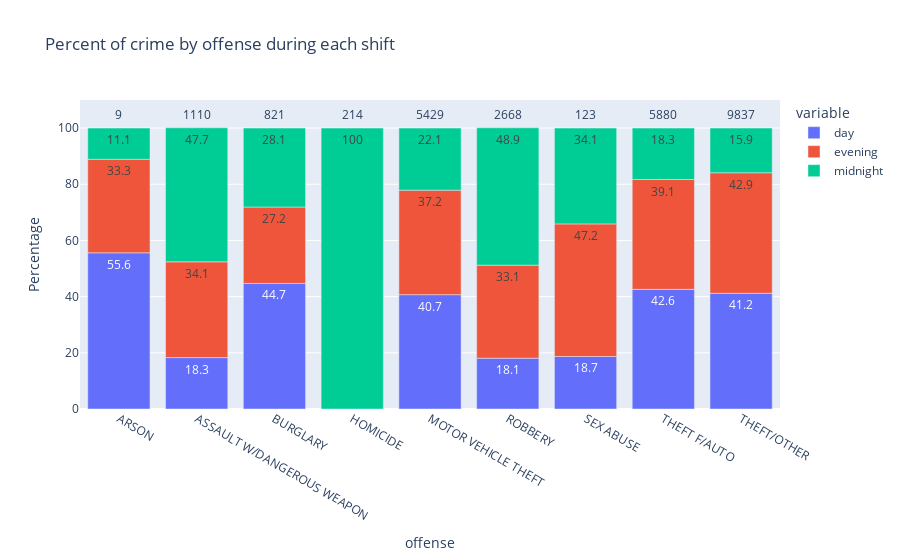

Source (notebook cell):
### Code cell
fig = px.bar(
    pivot_table_percent,
    x="offense",
    y=["day", "evening", "midnight"],
    title="Percent of crime by offense during each shift",
    text_auto=True,
    height=650,
    labels={'value': 'Percentage'},
)
fig.update_layout(
    yaxis=dict(
        range=[0, 110]  # Setting the y-axis range from 0 to the calculated max
    )
)
# Adding annotations for each bar
for index, row in pivot_table_percent.iterrows():
    fig.add_annotation(
        x=row['offense'],
        y=105,  # Adjust this offset as needed
        text=str(row['count']),
        showarrow=False,
        font=dict(size=12)
    )
fig.show()

### Figure 1 — Plotly figure (JSON) as saved in the notebook; plotly's stock layout.template omitted (floating-point values rounded to 4 significant figures)
{"data": [{"alignmentgroup": "True", "hovertemplate": "variable=day<br>offense=%{x}<br>Percentage=%{y}<extra></extra>", "legendgroup": "day", "marker": {"color": "#636efa", "pattern": {"shape": ""}}, "name": "day", "offsetgroup": "day", "orientation": "v", "showlegend": true, "textposition": "auto", "texttemplate": "%{y}", "type": "bar", "x": ["ARSON", "ASSAULT W/DANGEROUS WEAPON", "BURGLARY", "HOMICIDE", "MOTOR VEHICLE THEFT", "ROBBERY", "SEX ABUSE", "THEFT F/AUTO", "THEFT/OTHER"], "xaxis": "x", "y": [55.6, 18.3, 44.7, 0, 40.7, 18.1, 18.7, 42.6, 41.2], "yaxis": "y"}, {"alignmentgroup": "True", "hovertemplate": "variable=evening<br>offense=%{x}<br>Percentage=%{y}<extra></extra>", "legendgroup": "evening", "marker": {"color": "#EF553B", "pattern": {"shape": ""}}, "name": "evening", "offsetgroup": "evening", "orientation": "v", "showlegend": true, "textposition": "auto", "texttemplate": "%{y}", "type": "bar", "x": ["ARSON", "ASSAULT W/DANGEROUS WEAPON", "BURGLARY", "HOMICIDE", "MOTOR VEHICLE THEFT", "ROBBERY", "SEX ABUSE", "THEFT F/AUTO", "THEFT/OTHER"], "xaxis": "x", "y": [33.3, 34.1, 27.2, 0, 37.2, 33.1, 47.2, 39.1, 42.9], "yaxis": "y"}, {"alignmentgroup": "True", "hovertemplate": "variable=midnight<br>offense=%{x}<br>Percentage=%{y}<extra></extra>", "legendgroup": "midnight", "marker": {"color": "#00cc96", "pattern": {"shape": ""}}, "name": "midnight", "offsetgroup": "midnight", "orientation": "v", "showlegend": true, "textposition": "auto", "texttemplate": "%{y}", "type": "bar", "x": ["ARSON", "ASSAULT W/DANGEROUS WEAPON", "BURGLARY", "HOMICIDE", "MOTOR VEHICLE THEFT", "ROBBERY", "SEX ABUSE", "THEFT F/AUTO", "THEFT/OTHER"], "xaxis": "x", "y": [11.1, 47.7, 28.1, 100, 22.1, 48.9, 34.1, 18.3, 15.9], "yaxis": "y"}], "layout": {"annotations": [{"font": {"size": 12}, "showarrow": false, "text": "9", "x": "ARSON", "y": 105}, {"font": {"size": 12}, "showarrow": false, "text": "1110", "x": "ASSAULT W/DANGEROUS WEAPON", "y": 105}, {"font": {"size": 12}, "showarrow": false, "text": "821", "x": "BURGLARY", "y": 105}, {"font": {"size": 12}, "showarrow": false, "text": "214", "x": "HOMICIDE", "y": 105}, {"font": {"size": 12}, "showarrow": false, "text": "5429", "x": "MOTOR VEHICLE THEFT", "y": 105}, {"font": {"size": 12}, "showarrow": false, "text": "2668", "x": "ROBBERY", "y": 105}, {"font": {"size": 12}, "showarrow": false, "text": "123", "x": "SEX ABUSE", "y": 105}, {"font": {"size": 12}, "showarrow": false, "text": "5880", "x": "THEFT F/AUTO", "y": 105}, {"font": {"size": 12}, "showarrow": false, "text": "9837", "x": "THEFT/OTHER", "y": 105}], "autosize": true, "barmode": "relative", "legend": {"title": {"text": "variable"}, "tracegroupgap": 0}, "title": {"text": "Percent of crime by offense during each shift"}, "xaxis": {"anchor": "y", "autorange": false, "domain": [0, 1], "range": [-0.5, 8.5], "title": {"text": "offense"}, "type": "category"}, "yaxis": {"anchor": "x", "domain": [0, 1], "range": [0, 110], "title": {"text": "Percentage"}, "type": "linear"}}}
